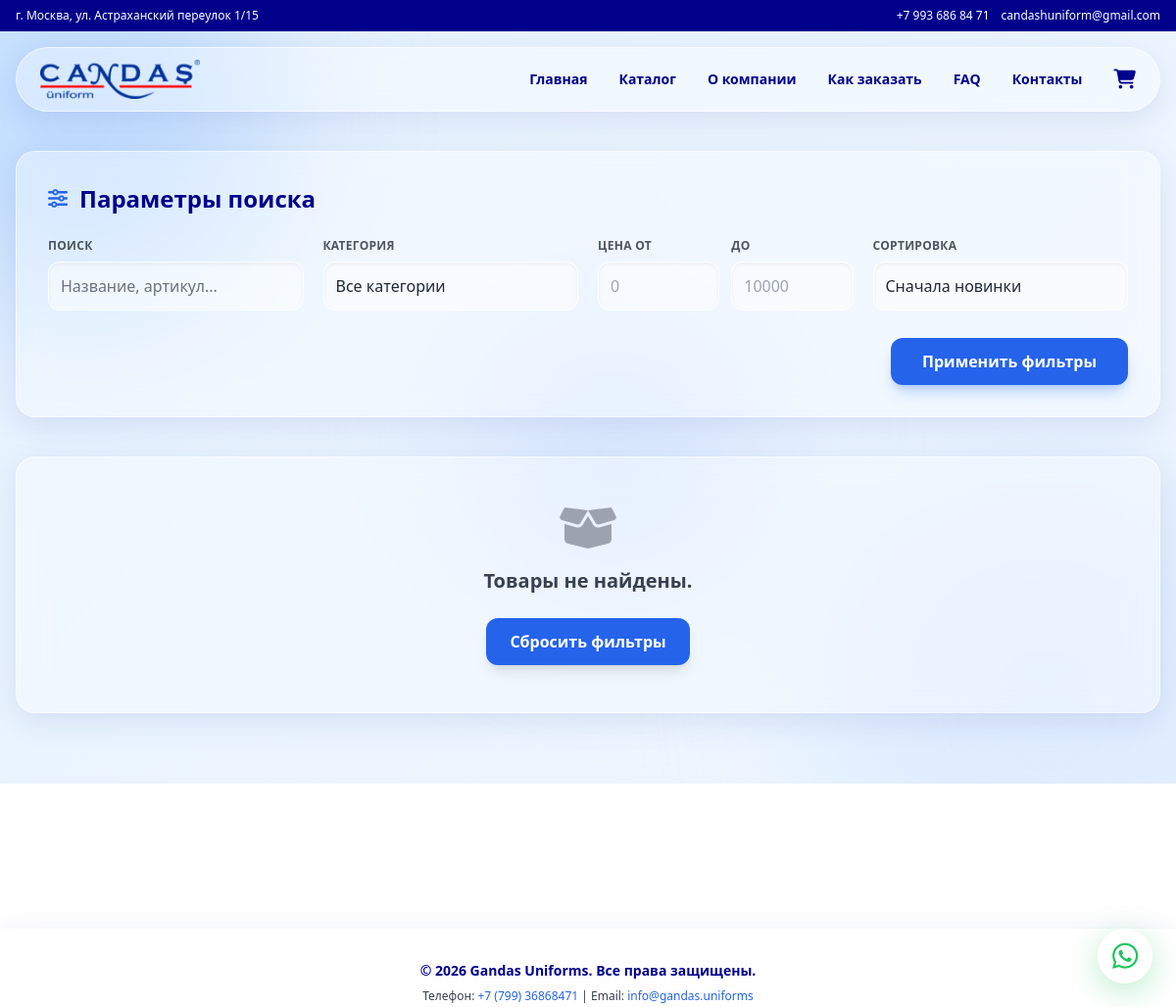
The app's page /products/, older data.
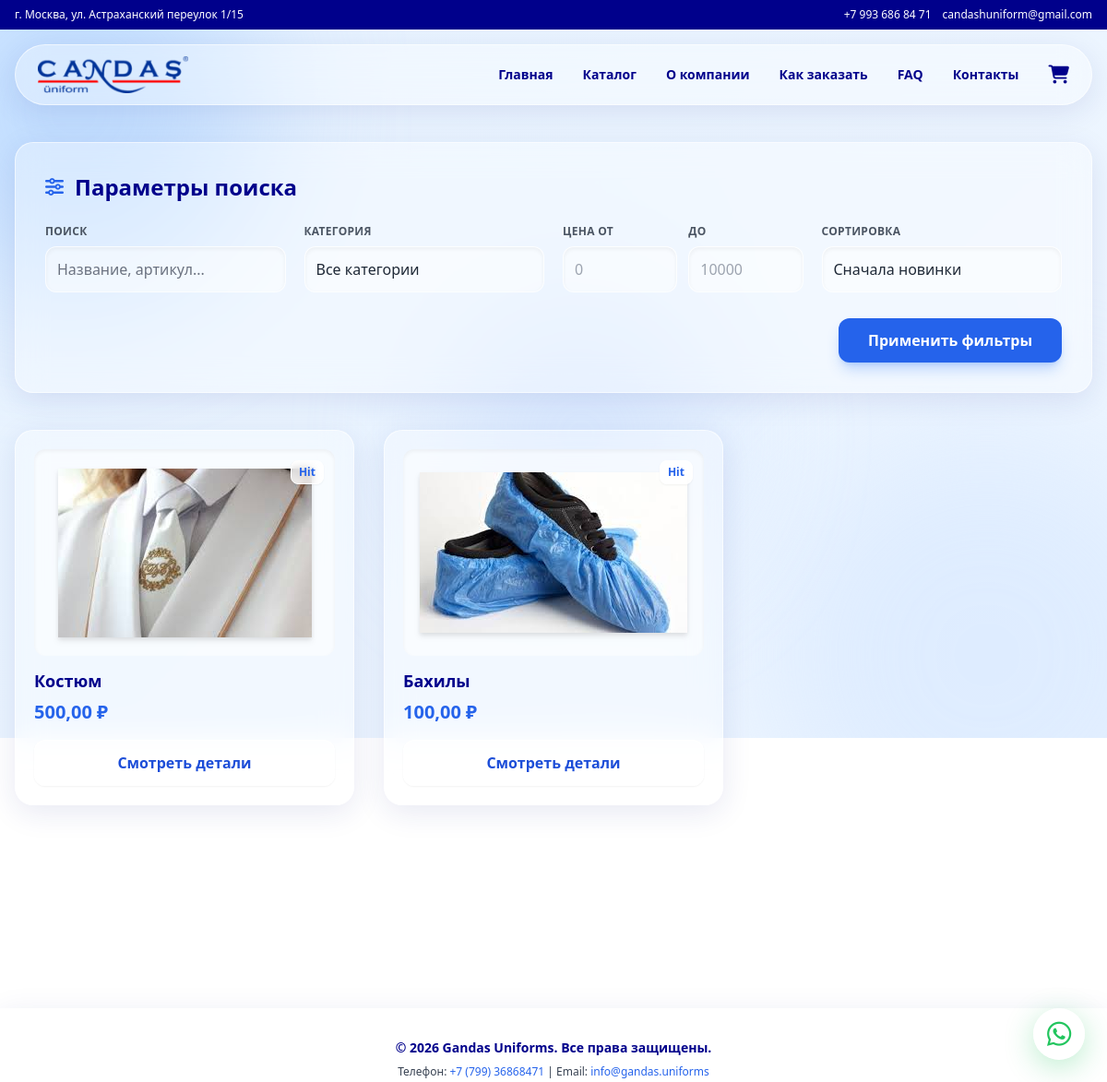
The same page, newer data.
### products/models.py (models this page shows, shortened)
class Product(models.Model):
    name = models.CharField(max_length=200, verbose_name="Название")
    description = models.TextField(verbose_name="Описание")
    base_price = models.DecimalField(
        max_digits=10,
        decimal_places=2,
        verbose_name="Базовая цена"
    )
    category = models.ForeignKey(
        Category,
        on_delete=models.CASCADE,
        verbose_name="Категория"
    )
    gender = models.CharField(
        max_length=10,
        choices=[
            ('unisex', 'Унисекс'),
            ('male', 'Мужской'),
            ('female', 'Женский'),
        ],
        blank=True,
        verbose_name="Пол (только для медицины)"
    )
    created_at = models.DateTimeField(auto_now_add=True)
    class Meta:
        verbose_name = "Товар"
        verbose_name_plural = "Товары"

class ProductImage(models.Model):
    product = models.ForeignKey(
        Product,
        related_name='images',
        on_delete=models.CASCADE
    )
    image = models.ImageField(upload_to='products/', verbose_name="Изображение")
    class Meta:
        verbose_name = "Изображение товара"
        verbose_name_plural = "Изображения товаров"

### products/views.py (the view)
# urls.py: path('', views.product_list, name='product_list'),
def product_list(request):
    products = Product.objects.all()
    categories = Category.objects.all()
    catalog_banner = CatalogBanner.objects.filter(is_active=True).order_by('order').first()
    category_slug = request.GET.get('category')
    if category_slug:
        products = products.filter(category__slug=category_slug)
    min_price = request.GET.get('min_price')
    if min_price:
        try:
            products = products.filter(base_price__gte=float(min_price))
        except ValueError:
            pass
    max_price = request.GET.get('max_price')
    if max_price:
        try:
            products = products.filter(base_price__lte=float(max_price))
        except ValueError:
            pass
    gender = request.GET.get('gender')
    if gender:
        products = products.filter(gender=gender)
    sort = request.GET.get('sort', '-created_at')
    valid_sorts = ['base_price', '-base_price', '-created_at']
    if sort in valid_sorts:
        products = products.order_by(sort)
    paginator = Paginator(products, 9)
    page_number = request.GET.get('page')
    page_obj = paginator.get_page(page_number)
    context = {
        'products': page_obj,
        'categories': categories,
        'catalog_banner': catalog_banner,
        'selected_category': category_slug,
        'selected_gender': gender,
        'min_price': min_price,
        'max_price': max_price,
        'sort': sort,
        'page_obj': page_obj,
    }
    return render(request, 'products/product_list.html', context)

### products/templates/products/product_list.html (shortened to what this page needs)
{% extends 'base.html' %}
{% load static %}
{% block content %}
<div class="px-4 py-6">
  <div class="glass-card p-6 md:p-8 mb-10">
    <div class="flex items-center gap-3 mb-6">
      <i class="fas fa-sliders-h text-xl text-blue-600"></i>
      <h2 class="text-xl md:text-2xl font-bold text-[#00008B]">Параметры поиска</h2>
    </div>
    <form method="get" class="grid grid-cols-1 sm:grid-cols-2 lg:grid-cols-4 gap-5">
      <div>
        <label for="q" class="block text-xs font-bold mb-2 text-gray-600 uppercase tracking-wide">Поиск</label>
        <input type="text" name="q" id="q" value="{{ request.GET.q|default:'' }}" placeholder="Название, артикул..." class="w-full p-3 bg-white/50 border border-white/60 rounded-xl focus:outline-none focus:ring-2 focus:ring-blue-400 transition-glass shadow-inner font-medium text-gray-800 placeholder-gray-500">
      </div>
      <div>
        <label for="category" class="block text-xs font-bold mb-2 text-gray-600 uppercase tracking-wide">Категория</label>
        <select name="category" id="category" class="w-full p-3 bg-white/50 border border-white/60 rounded-xl focus:outline-none focus:ring-2 focus:ring-blue-400 transition-glass shadow-inner font-medium text-gray-800 appearance-none">
          <option value="">Все категории</option>
        </select>
      </div>
      <div class="flex gap-3">
        <div class="w-1/2">
          <label for="min_price" class="block text-xs font-bold mb-2 text-gray-600 uppercase tracking-wide">Цена от</label>
          <input type="number" name="min_price" id="min_price" value="{{ request.GET.min_price|default:'' }}" placeholder="0" class="w-full p-3 bg-white/50 border border-white/60 rounded-xl focus:outline-none focus:ring-2 focus:ring-blue-400 transition-glass shadow-inner font-medium text-gray-800">
        </div>
        <div class="w-1/2">
          <label for="max_price" class="block text-xs font-bold mb-2 text-gray-600 uppercase tracking-wide">до</label>
          <input type="number" name="max_price" id="max_price" value="{{ request.GET.max_price|default:'' }}" placeholder="10000" class="w-full p-3 bg-white/50 border border-white/60 rounded-xl focus:outline-none focus:ring-2 focus:ring-blue-400 transition-glass shadow-inner font-medium text-gray-800">
        </div>
      </div>
      {% if main_category == 'medical' %}
        <div>
          <label for="gender" class="block text-xs font-bold mb-2 text-gray-600 uppercase tracking-wide">Пол</label>
          <select name="gender" id="gender" class="w-full p-3 bg-white/50 border border-white/60 rounded-xl focus:outline-none focus:ring-2 focus:ring-blue-400 transition-glass shadow-inner font-medium text-gray-800 appearance-none">
            <option value="">Любой</option>
            <option value="male" {% if selected_gender == 'male' %}selected{% endif %}>Мужской</option>
            <option value="female" {% if selected_gender == 'female' %}selected{% endif %}>Женский</option>
            <option value="unisex" {% if selected_gender == 'unisex' %}selected{% endif %}>Унисекс</option>
          </select>
        </div>
      {% else %}
        <div>
          <label for="sort" class="block text-xs font-bold mb-2 text-gray-600 uppercase tracking-wide">Сортировка</label>
          <select name="sort" id="sort" class="w-full p-3 bg-white/50 border border-white/60 rounded-xl focus:outline-none focus:ring-2 focus:ring-blue-400 transition-glass shadow-inner font-medium text-gray-800 appearance-none">
            <option value="-created_at" {% if sort == '-created_at' %}selected{% endif %}>Сначала новинки</option>
          </select>
        </div>
      {% endif %}
      <div class="sm:col-span-2 lg:col-span-4 flex justify-end mt-2">
        <button type="submit" class="w-full md:w-auto bg-blue-600 hover:bg-blue-700 text-white px-8 py-3 rounded-xl transition-glass font-bold shadow-lg shadow-blue-500/30">Применить фильтры</button>
      </div>
    </form>
  </div>
  {% if products %}
    <div class="grid grid-cols-1 sm:grid-cols-2 lg:grid-cols-3 xl:grid-cols-4 gap-6 md:gap-8">
      {% for product in products %}
        <div class="glass-card p-5 flex flex-col h-full group relative">
          <div class="absolute top-8 right-8 z-10 bg-white/80 backdrop-blur-sm border border-white text-blue-600 text-xs font-bold px-2 py-1 rounded-lg shadow-sm">
            Hit
          </div>
          {% if product.images.first %}
            <div class="relative w-full h-48 md:h-56 overflow-hidden rounded-xl mb-4 bg-white/50 shadow-inner flex items-center justify-center p-2">
              <img src="{{ product.images.first.image.url }}" alt="{{ product.name }}" class="max-w-full max-h-full object-contain group-hover:scale-110 transition-transform duration-500 drop-shadow-md">
            </div>
          {% else %}
            <div class="w-full h-48 md:h-56 bg-white/30 rounded-xl flex items-center justify-center mb-4 shadow-inner">
              <i class="fas fa-image text-3xl text-gray-400"></i>
            </div>
          {% endif %}
          <h3 class="font-extrabold text-lg mb-2 flex-grow text-[#00008B] leading-tight">{{ product.name }}</h3>
          <p class="text-blue-600 font-black text-xl mb-4">{{ product.base_price }} ₽</p>
          <a href="{% url 'product_detail' product.pk %}" class="text-center w-full bg-white/60 border border-white/80 hover:bg-gradient-to-r hover:from-blue-500 hover:to-blue-600 hover:text-white hover:border-transparent text-blue-700 py-3 rounded-xl transition-glass font-bold shadow-sm">Смотреть детали</a>
        </div>
      {% endfor %}
    </div>
  {% else %}
    <div class="glass-card p-12 text-center">
      <i class="fas fa-box-open text-5xl text-gray-400 mb-4"></i>
      <p class="text-xl font-bold text-gray-700">Товары не найдены.</p>
      <a href="{% url 'product_list' %}" class="mt-6 inline-block bg-blue-600 text-white font-bold px-6 py-3 rounded-xl hover:bg-blue-700 transition-glass shadow-lg">Сбросить фильтры</a>
    </div>
  {% endif %}
</div>
{% endblock %}

### templates/base.html (shortened to what this page needs)
{% load static %}
<!DOCTYPE html>
<html lang="ru">
<head>
  <link rel="stylesheet" href="{% static 'css/style.css' %}">
  <script src="https://cdn.tailwindcss.com"></script>
  <link rel="stylesheet" href="https://cdnjs.cloudflare.com/ajax/libs/font-awesome/6.5.0/css/all.min.css">
</head>
<body class="text-[#00008B] relative">
  <div class="bg-blobs">
    <div class="blob blob-1"></div>
    <div class="blob blob-2"></div>
    <div class="blob blob-3"></div>
  </div>
  <div class="bg-[#00008B] text-white text-[10px] sm:text-xs py-2 px-4 flex flex-col sm:flex-row justify-between items-center text-center sm:text-left gap-1 sm:gap-0 relative z-50">
    <div>г. Москва, ул. Астраханский переулок 1/15</div>
    <div class="flex gap-3 text-[10px] sm:text-xs justify-center flex-wrap">
      <a href="tel:+79936868471" class="hover:text-blue-200 transition-glass">+7 993 686 84 71</a>
      <a href="mailto:candashuniform@gmail.com" class="hover:text-blue-200 transition-glass">candashuniform@gmail.com</a>
    </div>
  </div>
  <div class="px-4 py-4 sticky top-0 z-50">
    <header class="glass-card !rounded-full !transform-none !hover:bg-white/35 !hover:shadow-[0_8px_32px_0_rgba(31,38,135,0.1)] mx-auto max-w-7xl flex flex-wrap items-center justify-between px-6 py-3">
      <div class="flex items-center w-48">
        <a href="{% url 'home' %}">
          <img src="{% static 'images/icon.png' %}" alt="Gandas Uniforms" class="h-8 md:h-10 hover:scale-105 transition-glass">
        </a>
      </div>
      <nav id="mobile-menu" class="hidden w-full md:flex md:w-auto flex-col md:flex-row md:space-x-8 space-y-4 md:space-y-0 mt-4 md:mt-0 pb-2 md:pb-0 order-3 md:order-none ml-auto">
        <a href="{% url 'home' %}" class="block text-sm font-semibold hover:text-blue-500 transition-glass text-center md:text-left">Главная</a>
        <a href="{% url 'product_list' %}" class="block text-sm font-semibold hover:text-blue-500 transition-glass text-center md:text-left">Каталог</a>
        <a href="{% url 'info_page' slug='about' %}" class="block text-sm font-semibold hover:text-blue-500 transition-glass text-center md:text-left">О компании</a>
        <a href="{% url 'how_to_order' %}" class="block text-sm font-semibold hover:text-blue-500 transition-glass text-center md:text-left">Как заказать</a>
        <a href="{% url 'faq' %}" class="block text-sm font-semibold hover:text-blue-500 transition-glass text-center md:text-left">FAQ</a>
        <a href="{% url 'info_page' slug='contacts' %}" class="block text-sm font-semibold hover:text-blue-500 transition-glass text-center md:text-left">Контакты</a>
      </nav>
      <a href="{% url 'cart_view' %}" class="hidden md:block ml-8 relative order-2 md:order-none text-[#00008B] hover:text-blue-500 transition-glass hover:scale-110">
        <i class="fas fa-shopping-cart text-xl"></i>
      </a>
    </header>
  </div>
  <main class="min-h-[calc(100vh-250px)] pb-10 max-w-7xl mx-auto">
    {% block content %}{% endblock %}
  </main>
  <footer class="glass-card !rounded-none !border-x-0 !border-b-0 py-8 text-center text-xs px-4 mt-10">
    <p class="font-semibold text-sm">© 2026 Gandas Uniforms. Все права защищены.</p>
    <p class="mt-2 text-gray-700">Телефон: <a href="tel:+79936868471" class="text-blue-600 hover:underline">+7 (799) 36868471</a> | Email: <a href="mailto:info@gandas.uniforms" class="text-blue-600 hover:underline">info@gandas.uniforms</a></p>
  </footer>
  <a href="https://wa.me/79936868471" class="fixed bottom-6 right-6 w-14 h-14 bg-white/40 backdrop-blur-md border border-white/60 text-green-500 rounded-full flex items-center justify-center shadow-[0_8px_32px_0_rgba(34,197,94,0.3)] text-3xl z-50 hover:bg-green-500 hover:text-white transition-glass" target="_blank">
    <i class="fab fa-whatsapp"></i>
  </a>
</body>
</html>

### static/css/style.css (style rules this page uses)
:root { --text-color: #00008B; --accent: #4A90E2; }
body { font-family: 'Segoe UI', Tahoma, Geneva, Verdana, sans-serif; color: var(--text-color); overflow-x: hidden; }
.bg-blobs { position: fixed; top: 0; left: 0; width: 100vw; height: 100vh; z-index: -1; background: linear-gradient(135deg, #e6f2ff 0%, #f0f7ff 100%); overflow: hidden; }
.blob { position: absolute; border-radius: 50%; filter: blur(80px); opacity: 0.6; animation: floatBlob 15s infinite alternate ease-in-out; }
.blob-1 { width: 400px; height: 400px; background: #a8cfff; top: -10%; left: -10%; }
.blob-2 { width: 500px; height: 500px; background: #d4e6ff; bottom: -20%; right: -10%; animation-delay: -5s; }
.blob-3 { width: 300px; height: 300px; background: #cce0ff; top: 40%; left: 40%; animation-delay: -10s; }
.transition-glass { transition: all 0.4s cubic-bezier(0.175, 0.885, 0.32, 1.275); }
.glass-card { background: rgba(255, 255, 255, 0.35); backdrop-filter: blur(16px); -webkit-backdrop-filter: blur(16px); border: 1px solid rgba(255, 255, 255, 0.6); box-shadow: 0 8px 32px 0 rgba(31, 38, 135, 0.1); border-radius: 1.25rem; }

Row changes from the older to the newer data that the page shows:
added Product: images.first.image (picture), name "Костюм", base_price "500,00"
added Product: images.first.image (picture), name "Бахилы", base_price "100,00"
Text that changed along with them:
text no longer shown: "Товары не найдены. Сбросить фильтры"
